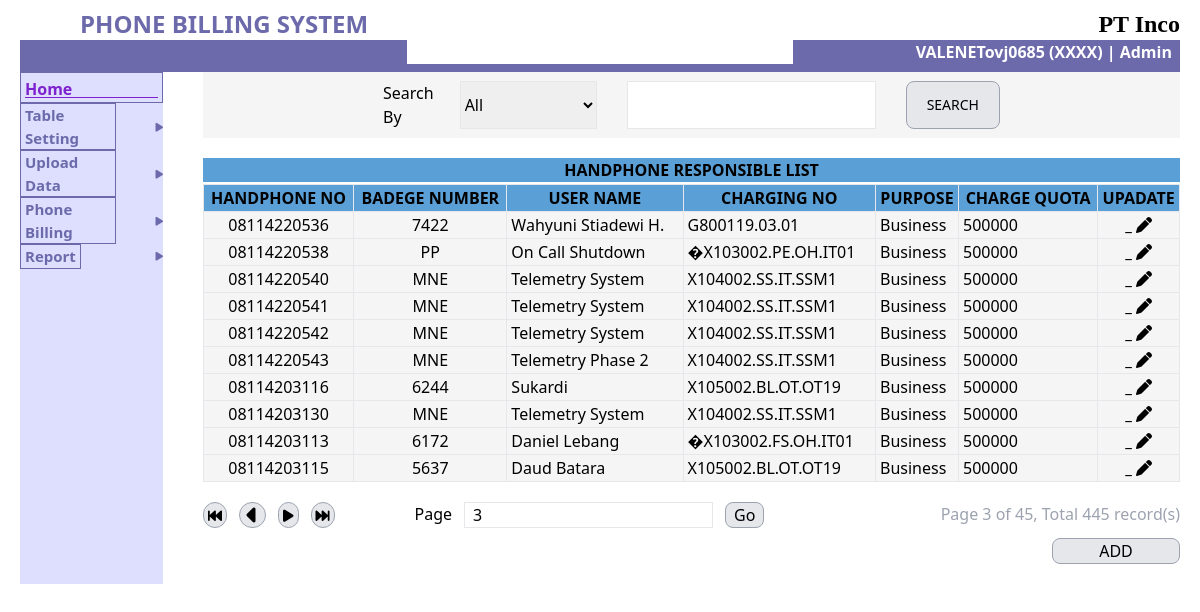
Page /pages/table-setting.php?page=3 on the committed database.
### tables this page shows
CREATE TABLE `setting` (
  `id` int(11) NOT NULL,
  `handphone_no` varchar(255) NOT NULL,
  `phone_model` varchar(255) NOT NULL,
  `badge_number` varchar(255) NOT NULL,
  `user_name` varchar(255) NOT NULL,
  `charging_selected` varchar(20) NOT NULL,
  `charging_no` varchar(255) NOT NULL,
  `purpose` varchar(255) NOT NULL,
  `charge_quota` varchar(255) NOT NULL
);

### pages/table-setting.php (the view, shortened to what this page needs)
<?php
include('../data/db.php');
$recordsPerPage = 10;
$query = "SELECT * FROM setting";
$res_query = mysqli_query($conn, $query);
$total_data = mysqli_num_rows($res_query);
$total_page = ceil($total_data / $recordsPerPage);
if (isset($_GET['search_option']) && isset($_GET['search_val'])) {
  $search_option = $_GET['search_option'] ?? '';
  $search_val = $_GET['search_val'] ?? '';
  $currentpage = isset($_GET['page']) ? $_GET['page'] : 1;
  $offset = ($currentpage - 1) * $recordsPerPage;
  if ($search_option === 'all') {
    $sql = "SELECT * FROM setting  WHERE handphone_no LIKE '%$search_val%' OR badge_number LIKE '%$search_val%' OR user_name LIKE '%$search_val%' OR charge_quota LIKE '%$search_val%' LIMIT $offset, $recordsPerPage";
    $res = mysqli_query($conn, $sql);
  } else {
    $sql = "SELECT * FROM setting  WHERE {$search_option} LIKE '%$search_val%' LIMIT $offset, $recordsPerPage";
    $res = mysqli_query($conn, $sql);
  }
} else {
  $currentpage = isset($_GET['page']) ? $_GET['page'] : 1;
  $offset = ($currentpage - 1) * $recordsPerPage;
  $sql = "SELECT * FROM setting LIMIT $offset, $recordsPerPage ";
  $res = mysqli_query($conn, $sql);
}
?>
<!DOCTYPE html>
<html lang="en">
<head>
  <link href="../output.css" rel="stylesheet">
  <link rel="stylesheet" href="https://cdnjs.cloudflare.com/ajax/libs/font-awesome/6.0.0-beta3/css/all.min.css">
</head>
<body>
  <?php include('../components/navbar.php') ?>
  <div class="flex gap-10 px-5">
    <?php include('../components/sidebar.php') ?>
    <div class="flex-1">
      <form action="table-setting.php" method="get" class="bg-red-400" style="display: flex;  padding: 9px 180px ; margin-bottom: 20px; gap: 30px; background-color: #F5F5F5;">
        <div style="display: flex; gap: 25px;">
          <label>Search By</label>
          <select name="search_option" class="border focus:outline-black">
            <option value="all">All</option>
          </select>
        </div>
        <input type="text" name="search_val" class="border px-2 focus:outline-black w-[250px]">
        <button type="submit" class="border border-gray-400 bg-gray-200 px-5 rounded-lg text-sm font-medium">SEARCH</button>
      </form>
      <div>
        <div class="bg-[#5A9FD6] text-center font-bold mb-[2px]">HANDPHONE RESPONSIBLE LIST</div>
        <table class="w-full border-collapse border">
          <thead class="text-center" style="background-color: #5A9FD6;">
            <tr>
              <th class="border">HANDPHONE NO</th>
              <th class="border">BADEGE NUMBER </th>
              <th class="border">USER NAME</th>
              <th class="border">CHARGING NO</th>
              <th class="border">PURPOSE</th>
              <th class="border">CHARGE QUOTA</th>
              <th class="border">UPADATE</th>
            </tr>
          </thead>
          <tbody style="background-color: #F5F5F5;">
            <?php
            while ($data = mysqli_fetch_assoc($res)) :
            ?>
              <tr>
                <th class="border font-normal text-center"><?= $data['handphone_no']; ?></th>
                <th class="border  font-normal text-center"><?= $data['badge_number']; ?></th>
                <th class="border  font-normal text-left px-1"><?= $data['user_name']; ?></th>
                <th class="border  font-normal text-left px-1"><?= $data['charging_selected']; ?>
                  <?= $data['charging_no']; ?></th>
                <th class="border  font-normal text-left px-1"><?= $data['purpose']; ?></th>
                <th class="border font-normal text-left px-1"><?= $data['charge_quota']; ?></th>
                <th class="border">
                  <a href="/telephone/pages/form-tablesetting-update.php?id=<?= $data['id']; ?>">
                    _
                    <i class="fa-solid fa-pen"></i>
                  </a>
                </th>
              </tr>
            <?php endwhile; ?>
          </tbody>
        </table>
      </div>
      <div class="py-5 flex justify-between items-start">
        <div class="flex gap-20 items-center">
          <div class="flex gap-3 items-center">
            <a href="?page=<?= $offset == 0 || $currentpage == 2 ? 1 : $currentpage - 2 ?>" class="bg-gray-200 px-1 rounded-full border border-gray-400">
              <i class="fa-solid fa-backward-fast" style="font-size: 14px;"></i>
            </a>
            <a href="?page=<?= $offset == 0 ? 1 : $currentpage - 1 ?>" class="bg-gray-200 rounded-full border border-gray-400">
              <i class="fa-solid fa-caret-left" style="font-size: 24px; width: 25px; display: flex; justify-content: center;"></i>
            </a>
            <a href="?page=<?= $currentpage >= $total_page ? $total_page : $currentpage + 1; ?>" class="bg-gray-200 px-1 rounded-full border border-gray-400">
              <i class="fa-solid fa-play" style="font-size: 14px;"></i>
            </a>
            <a href="?page=<?= $currentpage >= $total_page || $currentpage == $total_page - 1 ? $total_page : $currentpage + 2; ?>" class="bg-gray-200 px-1 rounded-full border border-gray-400">
              <i class="fa-solid fa-forward-fast" style="font-size: 14px;"></i>
            </a>
          </div>
          <form action="table-setting.php" method="get" class="flex gap-3">
            <label>Page</label>
            <input type="number" value="<?= $_GET['page'] ?? '1'; ?>" name="page" class="border px-2">
            <button class="bg-gray-200 px-2 rounded-lg border border-gray-400 font-medium">Go</button>
          </form>
        </div>
        <div class="space-y-3">
          <p class="text-gray-400">Page <?= $currentpage; ?> of <?= $total_page; ?>, Total <?= $total_data ?>
            record(s)
          </p>
          <div class="flex justify-end">
            <a href="/telephone/pages/form-tablesetting-add.php" class="bg-gray-200 border w-32 flex justify-center  border-gray-400 rounded-lg font-medium">ADD</a>
          </div>
        </div>
      </div>
    </div>
  </div>
</body>
</html>

### rows in the picture
setting: handphone_no "08114220536", badge_number "7422", user_name "Wahyuni Stiadewi H.", charging_no "G800119.03.01", purpose "Business", charge_quota "500000"
setting: handphone_no "08114220538", badge_number "PP", user_name "On Call Shutdown", charging_no "�X103002.PE.OH.IT01", purpose "Business", charge_quota "500000"
setting: handphone_no "08114220540", badge_number "MNE", user_name "Telemetry System", charging_no "X104002.SS.IT.SSM1", purpose "Business", charge_quota "500000"
setting: handphone_no "08114220541", badge_number "MNE", user_name "Telemetry System", charging_no "X104002.SS.IT.SSM1", purpose "Business", charge_quota "500000"
setting: handphone_no "08114220542", badge_number "MNE", user_name "Telemetry System", charging_no "X104002.SS.IT.SSM1", purpose "Business", charge_quota "500000"
setting: handphone_no "08114220543", badge_number "MNE", user_name "Telemetry Phase 2", charging_no "X104002.SS.IT.SSM1", purpose "Business", charge_quota "500000"
setting: handphone_no "08114203116", badge_number "6244", user_name "Sukardi", charging_no "X105002.BL.OT.OT19", purpose "Business", charge_quota "500000"
setting: handphone_no "08114203130", badge_number "MNE", user_name "Telemetry System", charging_no "X104002.SS.IT.SSM1", purpose "Business", charge_quota "500000"
setting: handphone_no "08114203113", badge_number "6172", user_name "Daniel Lebang", charging_no "�X103002.FS.OH.IT01", purpose "Business", charge_quota "500000"
setting: handphone_no "08114203115", badge_number "5637", user_name "Daud Batara", charging_no "X105002.BL.OT.OT19", purpose "Business", charge_quota "500000"

### other values in the picture
$currentpage "3"
$total_page "45"
$total_data "445"
